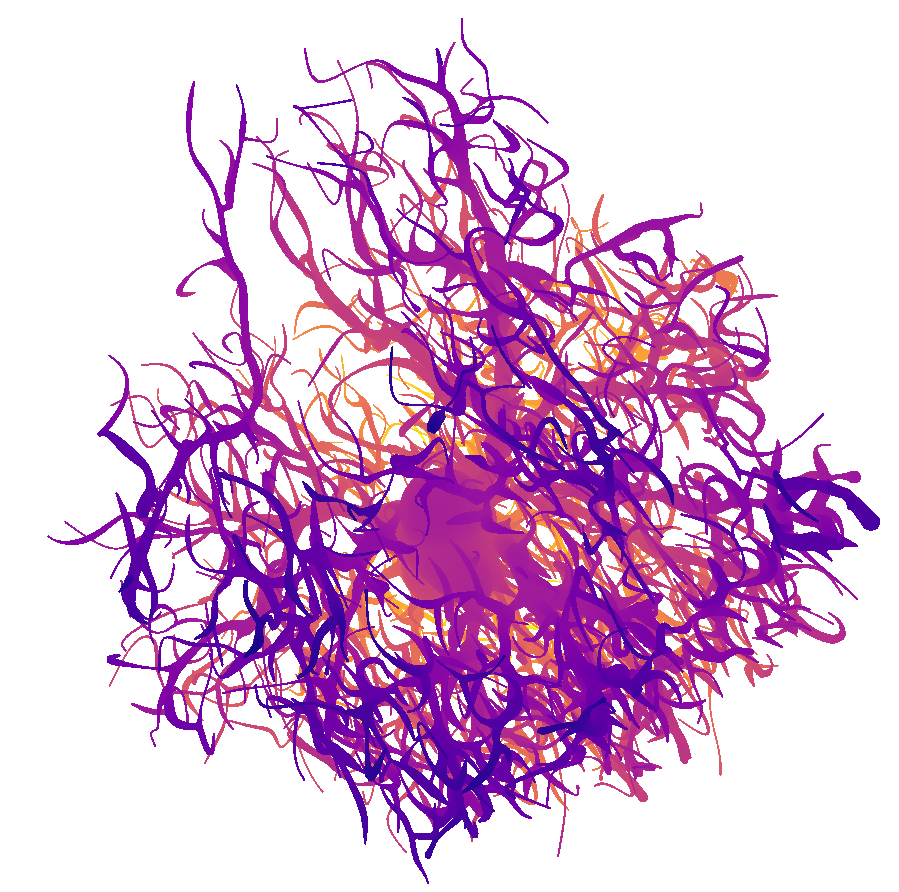
#> input picture animation_test/frame_100.png, 899 x 892 px, given in place of animation_test_pc.png, which was not available
$ python get_point_cloud_image.py ../animation_test
#> lines starting #> are read from the running program, lines starting #| are printed output that depends on the picture; pictures that were not available may be replaced by others from this repository, and a replacement may not be noted
import sys
import matplotlib as mpl
import matplotlib.pyplot as plt
import open3d as o3d
from PIL import Image
import numpy as np

def crop_image(im):
    pix = np.asarray(im)

    pix = pix[:,:,0:3] # Drop the alpha channel
    idx = np.where(pix-255)[0:2] # Drop the color when finding edges
    box = list(map(min,idx))[::-1]+ list(map(max,idx))[::-1]

    region = im.crop(box)
    region_pix = np.asarray(region)
    im  = Image.fromarray(region_pix)
    return im

def make_transparent(im):
    rgba = im.convert('RGBA')
    datas = rgba.getdata()
    newData = []

    for item in datas:
        if item[0] == 255 and item[1] == 255 and item[2] == 255:
            newData.append((255, 255, 255, 0))
        else:
            newData.append(item)
    rgba.putdata(newData)
    return rgba


if __name__ =='__main__':
    '''Create image of local mesh error.
    The point cloud and color bar should already have been created and saved in the same location as the mesh.
    Needs as input the full path of the mesh file without the extension.'''

    cell_root=sys.argv[1]
    pc_name = cell_root +'_pc.ply'
    cbar_name = cell_root +'_cbar.png'

    cloud = o3d.io.read_point_cloud(pc_name)
    vis = o3d.visualization.Visualizer()
    vis.create_window(visible=False) #works for me with False, on some systems needs to be true
    vis.add_geometry(cloud)
    vis.update_geometry(cloud)
    vis.poll_events()
    vis.update_renderer()
    vis.capture_screen_image(pc_name.replace('.ply','.png'),do_render=True)
    vis.destroy_window()


    images = [Image.open(x) for x in [pc_name.replace('.ply','.png'),cbar_name]]
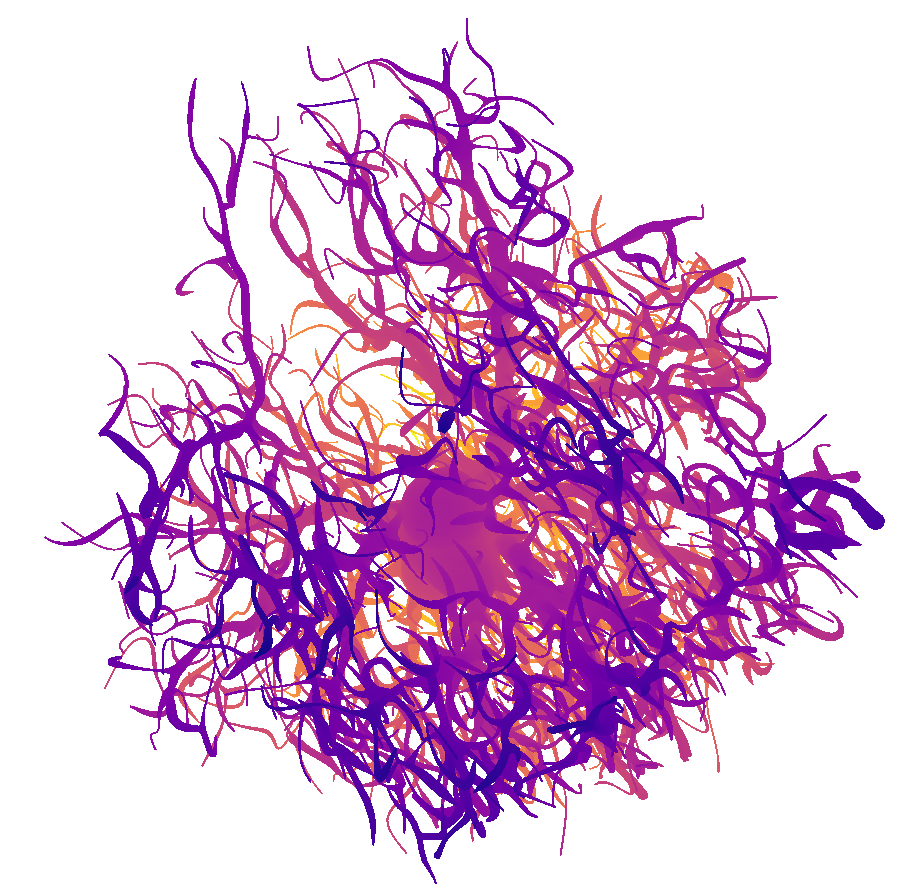
#> input picture animation_test/frame_101.png, 899 x 892 px, given in place of animation_test_cbar.png, which was not available
#> images = 2 items
    images[0] = crop_image(images[0])
#> in crop_image, pix is the input picture: shape (892, 899, 4); mean R, G, B, A 223.1, 186.2, 220.7, 79.3
#> in crop_image, `idx = np.where(pix-255)[0:2]`: idx = 747927 positions, rows 18 to 883, columns 47 to 879
#> in crop_image, `box = list(map(min,idx))[::-1]+ list(map(max,idx))[::-1]`: box = [47, 18, 879, 883]
#> in crop_image, `region = im.crop(box)`:
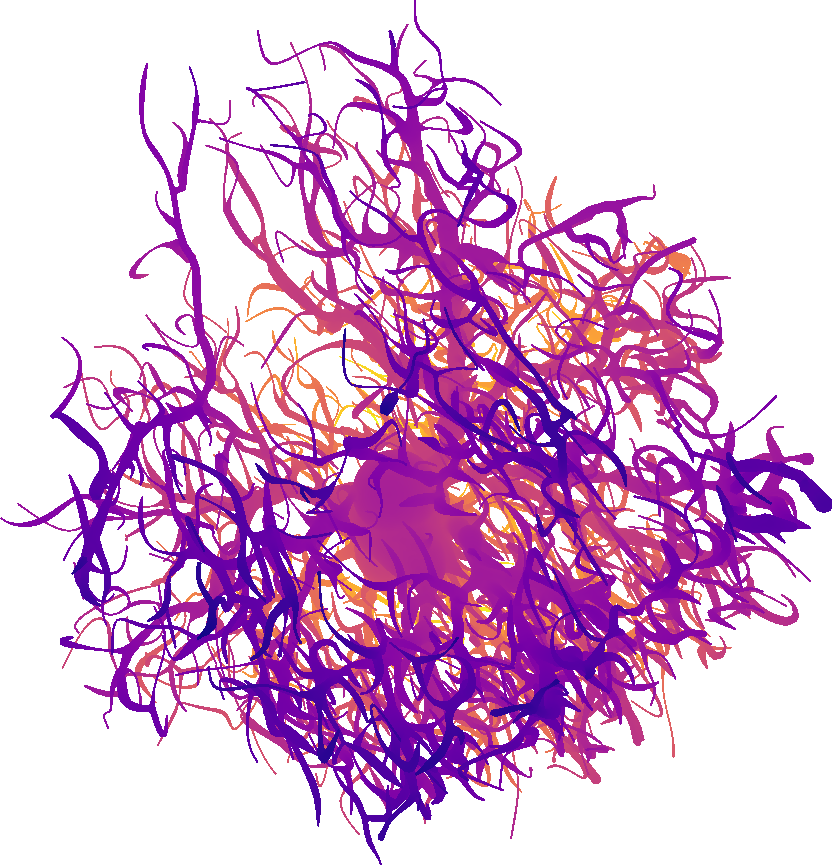
#> region: PIL image 832x865 RGBA; mean R, G, B, A 219.5, 178.4, 216.7, 88.3; transparent parts drawn white
    images = [make_transparent(im) for im in images]
#> after the loop in make_transparent, `for item in datas:`: newData = 719680 items
#> in make_transparent, rgba is the input picture: PIL image 899x892 RGBA; mean R, G, B, A 223, 186, 220.6, 79.5
    widths, heights = zip(*(i.size for i in images))
#> widths = (832, 899); heights = (865, 892)
    new_im = Image.new('RGBA', (sum(widths), max(heights)))
#> new_im: PIL image 1731x892 RGBA; every value is 0


    if heights[0] >= heights[1]:
        new_im.paste(images[0],(0,0))
        new_im.paste(images[1],(widths[0] ,heights[0] - heights[1]))
    else:
        new_im.paste(images[0],(0,(heights[1]-heights[0])//2))
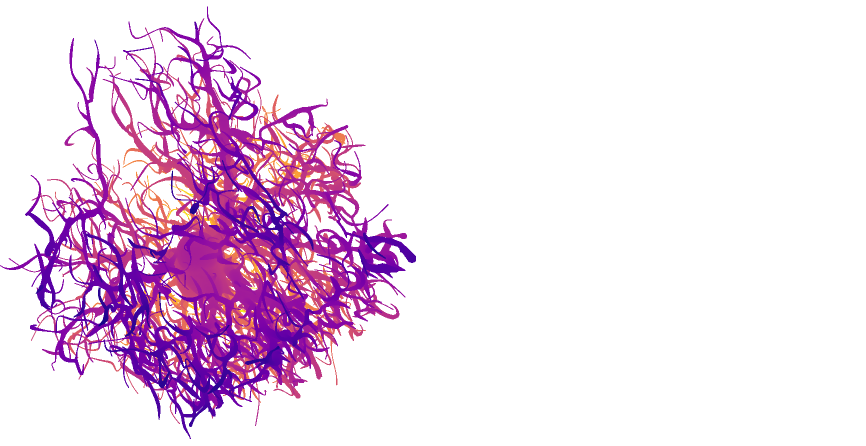
#> new_im: PIL image 1731x892 RGBA (shown at 1/2 size); mean R, G, B, A 102.3, 83.1, 101, 41.2; transparent parts drawn white
        new_im.paste(images[1],(widths[0] ,0))
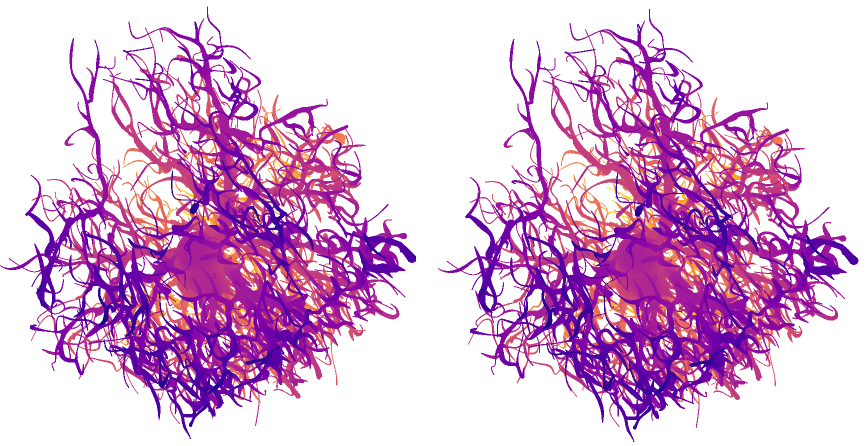
#> new_im: PIL image 1731x892 RGBA (shown at 1/2 size); mean R, G, B, A 218.1, 179.7, 215.6, 82.5; transparent parts drawn white
    new_im.save(cell_root+'_pc.png')
